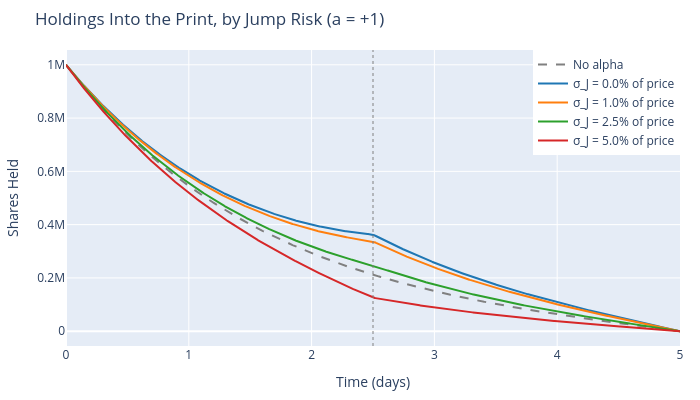

The code cell stored with this chart in its notebook:
### Markdown cell above
## Event risk

The print also carries jump variance $\sigma_J^2$, priced as
$\lambda\sigma_J^2 x_e^2$. The position at the print is then a blend,
$x_e = w\,x_\text{base}(t_e) + (1-w)\,x^*$ with $w = 1/(1+\rho G_{ee})$, of where
the liquidation alone would be and the event-only position
$x^* = a/2\lambda\sigma_J^2$. As the jump grows the event wins, and even with
positive alpha the trader can arrive lighter than with no view at all.

### Code cell
x_base_e = X * np.sinh(kappa * (T - t_e)) / np.sinh(kappa * T)
g_ee = green(t_e, t_e, kappa, T)

fig = go.Figure()
fig.add_trace(
    go.Scatter(
        x=t,
        y=holdings(t, X, T, kappa, eta, 0.0, t_e),
        mode="lines",
        name="No alpha",
        line={"width": 2, "color": "gray", "dash": "dash"},
    )
)
print(f"x_base(t_e) = {x_base_e:,.0f} shares, G_ee = {g_ee:.3f} days")
for color, jump_pct in zip(colors, [0.0, 0.01, 0.025, 0.05]):
    sigma_j = jump_pct * price  # $/share
    rho = lam * sigma_j**2 / eta
    x_e = holdings(t_e, X, T, kappa, eta, a, t_e, rho)
    fig.add_trace(
        go.Scatter(
            x=t,
            y=holdings(t, X, T, kappa, eta, a, t_e, rho),
            mode="lines",
            name=f"σ_J = {jump_pct:.1%} of price",
            line={"width": 2, "color": color},
        )
    )
    w = 1 / (1 + rho * g_ee)
    x_star = a / (2 * lam * sigma_j**2) if sigma_j > 0 else np.inf
    print(
        f"sigma_J = {jump_pct:5.1%}: rho = {rho:6.3f}/day, w = {w:.3f}, "
        f"x* = {x_star:,.0f}, x_e = {x_e:,.0f} shares"
    )
fig.add_vline(x=t_e, line={"width": 1, "dash": "dot", "color": "gray"})
fig.update_layout(
    title="Holdings Into the Print, by Jump Risk (a = +1)",
    xaxis_title="Time (days)",
    yaxis_title="Shares Held",
    width=700,
    height=400,
    margin={"l": 60, "r": 20, "t": 50, "b": 50},
    legend={"x": 1, "xanchor": "right", "y": 1, "yanchor": "top"},
)
fig.write_image("output/event_risk.png", scale=2)
fig.show()

### Figure 1 — Plotly figure (JSON) as saved in the notebook; plotly's stock layout.template omitted (floating-point values rounded to 4 significant figures; data arrays with more than 128 entries replaced by an {"elided": "..."} marker saying what was removed)
{"data": [{"line": {"color": "gray", "dash": "dash", "width": 2}, "mode": "lines", "name": "No alpha", "type": "scatter", "x": {"elided": "1001 float values"}, "y": {"elided": "1001 float values"}}, {"line": {"color": "#1f77b4", "width": 2}, "mode": "lines", "name": "σ_J = 0.0% of price", "type": "scatter", "x": {"elided": "1001 float values"}, "y": {"elided": "1001 float values"}}, {"line": {"color": "#ff7f0e", "width": 2}, "mode": "lines", "name": "σ_J = 1.0% of price", "type": "scatter", "x": {"elided": "1001 float values"}, "y": {"elided": "1001 float values"}}, {"line": {"color": "#2ca02c", "width": 2}, "mode": "lines", "name": "σ_J = 2.5% of price", "type": "scatter", "x": {"elided": "1001 float values"}, "y": {"elided": "1001 float values"}}, {"line": {"color": "#d62728", "width": 2}, "mode": "lines", "name": "σ_J = 5.0% of price", "type": "scatter", "x": {"elided": "1001 float values"}, "y": {"elided": "1001 float values"}}], "layout": {"height": 400, "legend": {"x": 1, "xanchor": "right", "y": 1, "yanchor": "top"}, "margin": {"b": 50, "l": 60, "r": 20, "t": 50}, "shapes": [{"line": {"color": "gray", "dash": "dot", "width": 1}, "type": "line", "x0": 2.5, "x1": 2.5, "xref": "x", "y0": 0, "y1": 1, "yref": "y domain"}], "title": {"text": "Holdings Into the Print, by Jump Risk (a = +1)"}, "width": 700, "xaxis": {"title": {"text": "Time (days)"}}, "yaxis": {"title": {"text": "Shares Held"}}}}
